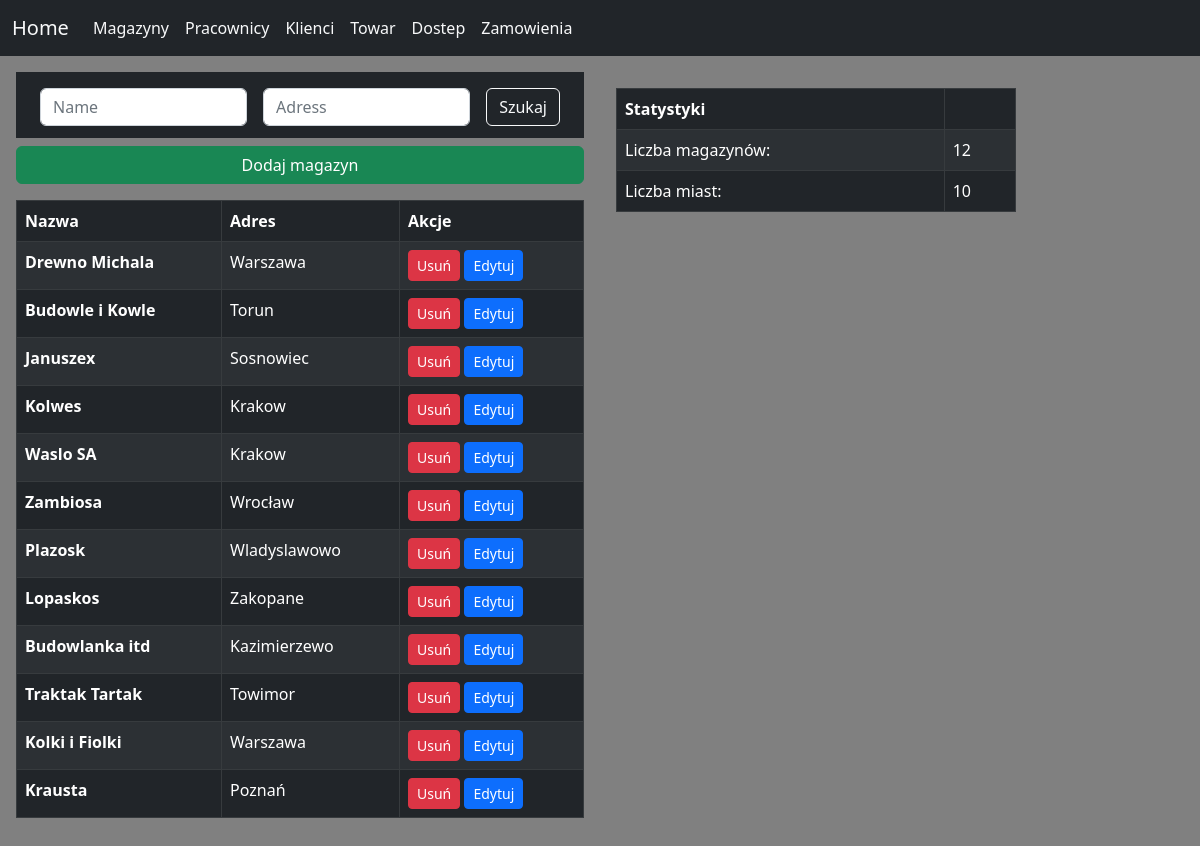
Page /magazyny on the committed database.
### modelss/models.py (models this page shows)
class Magazyny(Base):
    __tablename__ = 'Magazyny'
    id_magazynu = Column(Integer, primary_key=True)
    nazwa = Column(String(50), nullable=False, unique=True)
    adres = Column(String(100), nullable=False)

### main.py (the view)
@app.route("/magazyny")
def magazyny():
    return render_template("magazyny.html", magazyny=show_magazyny(), liczba_magazynow=count_magazyny(), liczba_miast=count_miasta())

### modelss/db_tools.py (called while the page is built)
def show_magazyny():
    magazyny = session.query(Magazyny).all()
    return magazyny

def count_magazyny():
    liczba_magazynow = session.query(Magazyny).count()
    return liczba_magazynow

def count_miasta():
    liczba_miast = session.query(func.count(func.distinct(Magazyny.adres))).scalar()
    return liczba_miast

### templates/magazyny.html (shortened to what this page needs)
{% extends "base.html" %}
{% block content %}
    <div class="container">
        <div class="col w-50 p-3 position-absolute top-10 start-0">
            <div class="bg-dark p-1">
                <div class="container mt-1">
                    <form class="d-flex" id="searchForm" method="POST" action="/search_magazyn">
                        <input class="form-control d-inline m-2" type="search" name="search_name" placeholder="Name" aria-label="Name">
                        <input class="form-control d-inline m-2" type="search" name="search_adress" placeholder="Adress" aria-label="Adress">
                        <button class="btn btn-outline-light m-2" type="submit">Szukaj</button>
                    </form>
                </div>
            </div>
            <div class="d-grid gap-2">
                <button type="button" class="btn btn-success mt-2" data-bs-toggle="modal" data-bs-target="#addMagazynModal">Dodaj magazyn</button>
            </div>
            <table class="table table-striped table-bordered table-dark p-3 mt-3 bg-body rounded">
                <thead>
                    <tr>
                        <th scope="col">Nazwa</th>
                        <th scope="col">Adres</th>
                        <th scope="col">Akcje</th>
                    </tr>
                </thead>
                <tbody>
                    {% for magazyn in magazyny %}
                        <tr>
                            <th scope="row">{{ magazyn.nazwa }}</th>
                            <td>{{ magazyn.adres }}</td>
                            <td>
                                <div class="d-flex">
                                    <form method="POST" action="/delete_magazyn/{{ magazyn.id_magazynu }}">
                                        <button type="submit" class="btn btn-danger btn-sm">Usuń</button>
                                        <button type="button" class="btn btn-primary btn-sm" data-bs-toggle="modal" data-bs-target="#exampleModal{{ magazyn.id_magazynu }}">Edytuj</button>
                                    </form>
                                </div>
                            </td>
                        </tr>
                    {% endfor %}
                </tbody>
            </table>
        </div>
        <div class="col w-50 p-3 position-absolute top-10 start-50">
            <div class="custom-table-responsive">
                <table class="table table-striped table-bordered table-dark p-3 mt-3 bg-body rounded">
                    <thead>
                        <tr>
                            <th scope="col">Statystyki</th>
                            <th scope="col"></th>
                        </tr>
                    </thead>
                    <tbody>
                        <tr>
                            <td>Liczba magazynów:</td>
                            <td>{{ liczba_magazynow }}</td>
                        </tr>
                        <tr>
                            <td>Liczba miast:</td>
                            <td>{{ liczba_miast }}</td>
                        </tr>
                    </tbody>
                </table>
            </div>
        </div>
    </div>
{% endblock %}

### static/styl.css (style rules this page uses)
.custom-table-responsive { width: 400px; position: fixed; }

### rows in the picture
Magazyny: nazwa "Drewno Michala", adres "Warszawa"
Magazyny: nazwa "Budowle i Kowle", adres "Torun"
Magazyny: nazwa "Januszex", adres "Sosnowiec"
Magazyny: nazwa "Kolwes", adres "Krakow"
Magazyny: nazwa "Waslo SA", adres "Krakow"
Magazyny: nazwa "Zambiosa", adres "Wrocław"
Magazyny: nazwa "Plazosk", adres "Wladyslawowo"
Magazyny: nazwa "Lopaskos", adres "Zakopane"
Magazyny: nazwa "Budowlanka itd", adres "Kazimierzewo"
Magazyny: nazwa "Traktak Tartak", adres "Towimor"
Magazyny: nazwa "Kolki i Fiolki", adres "Warszawa"
Magazyny: nazwa "Krausta", adres "Poznań"

### other values in the picture
{{ liczba_magazynow }} "12"
{{ liczba_miast }} "10"
